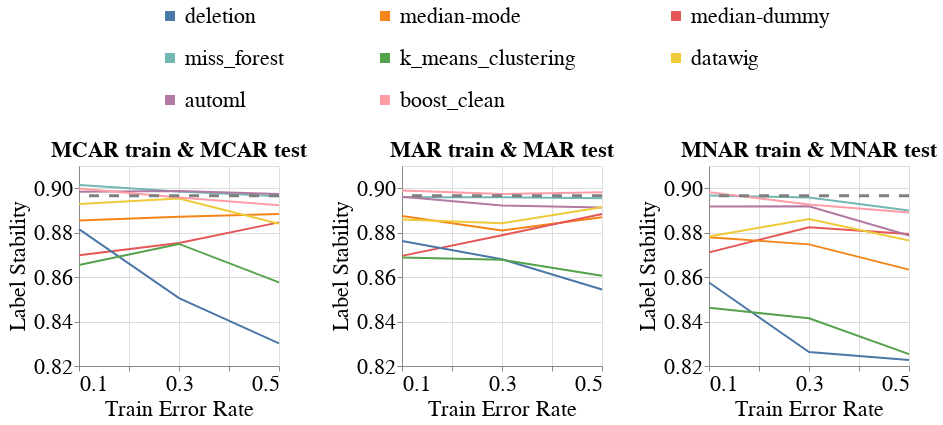

Notebook code cell kept with this figure:
### Code cell
create_exp2_line_bands_for_no_shift(dataset_name=DATASET_NAME,
                                    model_name='mlp_clf',
                                    metric_name='Label_Stability',
                                    db_client=db_client,
                                    with_band=False)

### Figure 1 — Vega-Lite specification as saved in the notebook (floating-point values rounded to 4 significant figures; data arrays with more than 128 entries replaced by an {"elided": "..."} marker saying what was removed)
{"config": {"view": {"continuousWidth": 400, "continuousHeight": 300}, "axis": {"labelFontSize": 22, "labelFontWeight": "normal", "titleFontSize": 22, "titleFontWeight": "normal"}, "legend": {"columns": 3, "direction": "horizontal", "labelFontSize": 22, "labelLimit": 400, "orient": "top", "symbolOffset": 80, "symbolStrokeWidth": 10, "titleAnchor": "middle", "titleFontSize": 22, "titleLimit": 300}, "title": {"fontSize": 22}}, "hconcat": [{"layer": [{"data": {"name": "data-337f3031de3a38cea865695cda4100c9"}, "mark": "line", "encoding": {"color": {"field": "Null_Imputer_Name", "sort": ["deletion", "median-mode", "median-dummy", "miss_forest", "k_means_clustering", "datawig", "automl", "boost_clean"], "title": null, "type": "nominal"}, "x": {"axis": {"labelExpr": "(datum.value == 0.1) || (datum.value == 0.3) || (datum.value == 0.5) ? datum.label : ''"}, "field": "Train_Error_Rate", "scale": {"nice": false}, "title": "Train Error Rate", "type": "quantitative"}, "y": {"aggregate": "mean", "field": "Metric_Value", "scale": {"zero": false}, "title": "Label Stability", "type": "quantitative"}}}, {"data": {"name": "data-cc2ac18bbeefcc1052bd372a4042a2b5"}, "mark": {"type": "rule", "strokeDash": [10, 10]}, "encoding": {"color": {"value": "grey"}, "size": {"value": 3}, "y": {"field": "Baseline_Mean", "type": "quantitative"}}}], "height": 200, "title": {"text": "MCAR train & MCAR test", "fontSize": 22}, "width": 200}, {"layer": [{"data": {"name": "data-b7e579dea086446240f963b2babc4f2a"}, "mark": "line", "encoding": {"color": {"field": "Null_Imputer_Name", "sort": ["deletion", "median-mode", "median-dummy", "miss_forest", "k_means_clustering", "datawig", "automl", "boost_clean"], "title": null, "type": "nominal"}, "x": {"axis": {"labelExpr": "(datum.value == 0.1) || (datum.value == 0.3) || (datum.value == 0.5) ? datum.label : ''"}, "field": "Train_Error_Rate", "scale": {"nice": false}, "title": "Train Error Rate", "type": "quantitative"}, "y": {"aggregate": "mean", "field": "Metric_Value", "scale": {"zero": false}, "title": "Label Stability", "type": "quantitative"}}}, {"data": {"name": "data-cc2ac18bbeefcc1052bd372a4042a2b5"}, "mark": {"type": "rule", "strokeDash": [10, 10]}, "encoding": {"color": {"value": "grey"}, "size": {"value": 3}, "y": {"field": "Baseline_Mean", "type": "quantitative"}}}], "height": 200, "title": {"text": "MAR train & MAR test", "fontSize": 22}, "width": 200}, {"layer": [{"data": {"name": "data-b5c5aa204f3c838a9be3110be6f8dc68"}, "mark": "line", "encoding": {"color": {"field": "Null_Imputer_Name", "sort": ["deletion", "median-mode", "median-dummy", "miss_forest", "k_means_clustering", "datawig", "automl", "boost_clean"], "title": null, "type": "nominal"}, "x": {"axis": {"labelExpr": "(datum.value == 0.1) || (datum.value == 0.3) || (datum.value == 0.5) ? datum.label : ''"}, "field": "Train_Error_Rate", "scale": {"nice": false}, "title": "Train Error Rate", "type": "quantitative"}, "y": {"aggregate": "mean", "field": "Metric_Value", "scale": {"zero": false}, "title": "Label Stability", "type": "quantitative"}}}, {"data": {"name": "data-cc2ac18bbeefcc1052bd372a4042a2b5"}, "mark": {"type": "rule", "strokeDash": [10, 10]}, "encoding": {"color": {"value": "grey"}, "size": {"value": 3}, "y": {"field": "Baseline_Mean", "type": "quantitative"}}}], "height": 200, "title": {"text": "MNAR train & MNAR test", "fontSize": 22}, "width": 200}], "resolve": {"scale": {"y": "shared"}}, "$schema": "https://vega.github.io/schema/vega-lite/v4.17.0.json", "datasets": {"data-337f3031de3a38cea865695cda4100c9": {"elided": "144 records"}, "data-cc2ac18bbeefcc1052bd372a4042a2b5": [{"Baseline_Mean": 0.8967}], "data-b7e579dea086446240f963b2babc4f2a": {"elided": "144 records"}, "data-b5c5aa204f3c838a9be3110be6f8dc68": {"elided": "144 records"}}}
